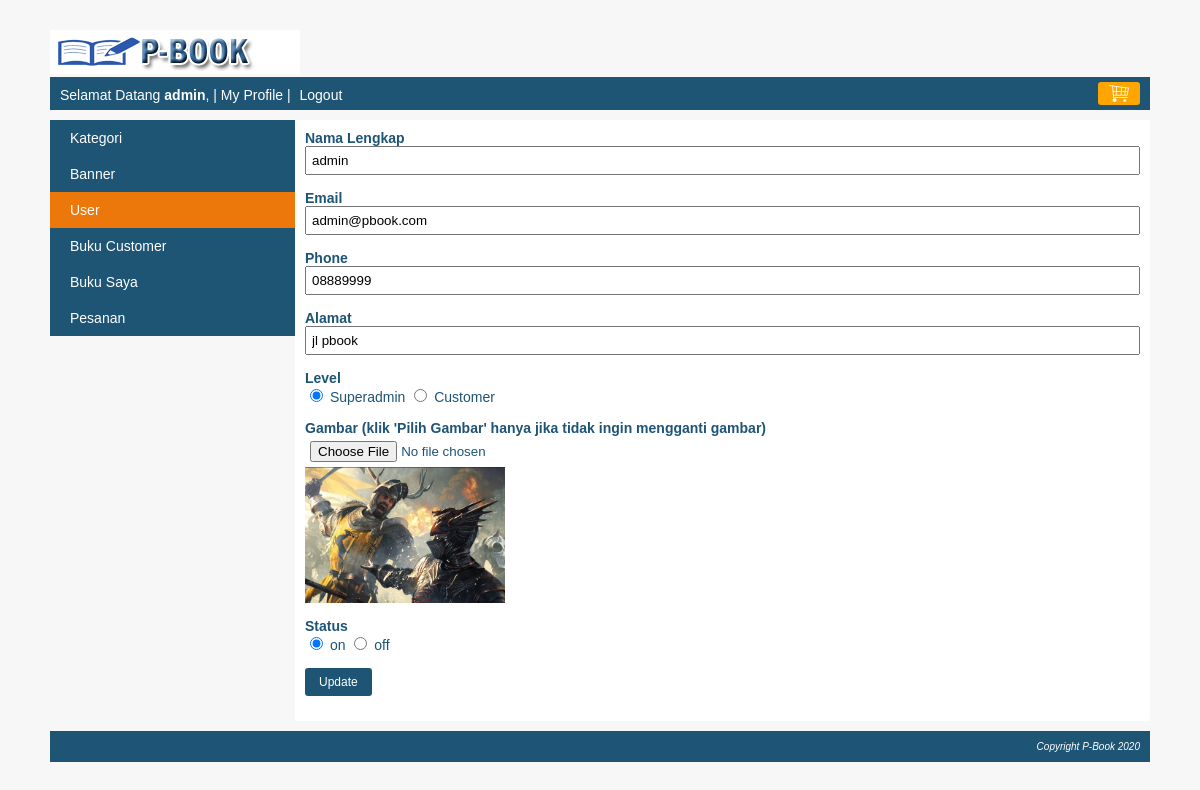
The page /index.php?page=my_profile&module=user&action=form&user_id=2 (signed in) on the database its author committed.
### tables this page shows
CREATE TABLE `user` (
  `user_id` int(10) NOT NULL,
  `level` varchar(30) NOT NULL,
  `nama` varchar(150) NOT NULL,
  `email` varchar(160) NOT NULL,
  `alamat` varchar(400) NOT NULL,
  `phone` varchar(15) NOT NULL,
  `foto` varchar(300) NOT NULL,
  `password` varchar(300) NOT NULL,
  `status` enum('on','off') NOT NULL
);

### module/user/form.php (the view)
<?php
    $user_id = isset($_GET['user_id']) ? $_GET['user_id'] : "";
	$button = "Update";
	$queryUser = mysqli_query($koneksi, "SELECT * FROM user WHERE user_id='$user_id'");
	$row=mysqli_fetch_array($queryUser);
	$gambar = "<img src='". BASE_URL."images/fotofile/$row[foto]' style='width: 200px;vertical-align: middle;' />";
	$keterangan_gambar = "(klik 'Pilih Gambar' hanya jika tidak ingin mengganti gambar)";
	$nama = $row["nama"];
	$email = $row["email"];
	$phone = $row["phone"];
	$alamat = $row["alamat"];
	$status = $row["status"];
	$level = $row["level"];
?>
<form action="<?php echo BASE_URL."module/user/action.php?user_id=$user_id"?>" method="POST" enctype="multipart/form-data">
	<div class="element-form">
		<label>Nama Lengkap</label>
		<span><input type="text" name="nama" value="<?php echo $nama; ?>" /></span>
	</div>
	<div class="element-form">
		<label>Email</label>
		<span><input type="text" name="email" value="<?php echo $email; ?>" /></span>
	</div>
	<div class="element-form">
		<label>Phone</label>
		<span><input type="text" name="phone" value="<?php echo $phone; ?>" /></span>
	</div>
	<div class="element-form">
		<label>Alamat</label>
		<span><input type="text" name="alamat" value="<?php echo $alamat; ?>" /></span>
	</div>
	<div class="element-form">
		<label>Level</label>
		<span>
			<input type="radio" value="superadmin" name="level" <?php if($level == "superadmin"){ echo "checked"; } ?> /> Superadmin
			<input type="radio" value="customer" name="level" <?php if($level == "customer"){ echo "checked"; } ?> /> Customer
		</span>
	</div>
	<div class="element-form">
		<label>Gambar <?php echo $keterangan_gambar; ?></label>
		<span><input type="file" name="foto" /><?php echo $gambar; ?></span>
	</div>
	<div class="element-form">
		<label>Status</label>
		<span>
			<input type="radio" value="on" name="status" <?php if($status == "on"){ echo "checked"; } ?> /> on
			<input type="radio" value="off" name="status" <?php if($status == "off"){ echo "checked"; } ?> /> off
		</span>
	</div>
	<div class="element-form">
		<span><input type="submit" name="button" value="<?php echo $button; ?>" class="submit-my-profile" /></span>
	</div>
</form>

### css/style.css (style rules this page uses)
body { font-family:arial; font-size: 14px; color: #1e5474; background: #F7F7F7; margin: 0px; }
.element-form { margin-bottom: 15px; }
.element-form label { display: block; font-weight: bold; }
.element-form span { display: block; }
.element-form span input[type="text"], .element-form span input[type="password"], .element-form span input[type="file"], .element-form span textarea, .element-form span select { width: 100%; padding: 5px; box-sizing: border-box; }
.element-form span input[type="submit"] { background: #1e5474; border: none; color: white; padding: 7px 14px; border-radius: 3px; font-size: 15px; cursor: pointer; font-size: 12px; }

### rows shown on the page
user: nama "admin", email "admin@pbook.com", phone "08889999", alamat "jl pbook", level "☑", foto (picture), status "☑"

### other values the page prints
$nama "admin"
$keterangan_gambar "(klik 'Pilih Gambar' hanya jika tidak ingin mengganti gambar)"
